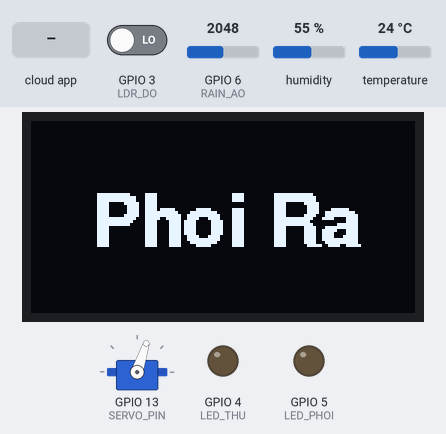
The program below on a simulated ESP32-S3. On the bench: 128×64 one-colour display, servo, output pins drawn as LEDs (lit = HIGH). Inputs (shaded band) come from the test bench; at power-on: GPIO 6 (RAIN_AO) = 2048, GPIO 3 (LDR_DO) LOW, humidity 55 %, temperature 24 °C. WiFi joins after 1.5 s; servers stay silent unless stated; the local clock reads 2024-03-15 10:24:30 at power-on unless the program sets it; the Firebase database answers and starts empty; not simulated (calls return 0 or success): secrets.h; what the program prints to the serial monitor is not drawn.

Above: at 4.2 s.
4.3 s: GPIO 6 (RAIN_AO) set to 1948
At 9.3 s:
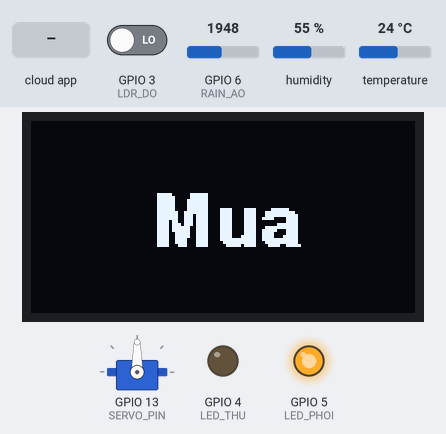
11.2 s: the phone or cloud app sets mode to manual
At 15.2 s:
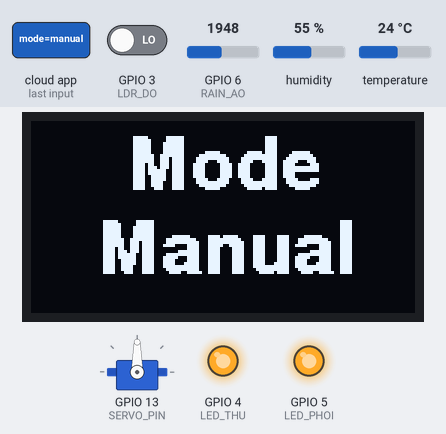
16.3 s: the phone or cloud app sets mode to auto
At 17.8 s:
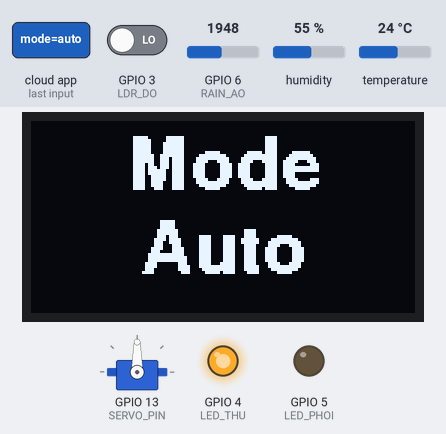
28.7 s: GPIO 6 (RAIN_AO) set to 2040
At 34.7 s:
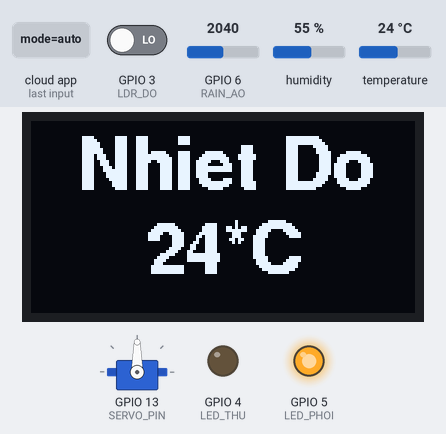
40.7 s: GPIO 3 (LDR_DO) driven HIGH
At 52.6 s:
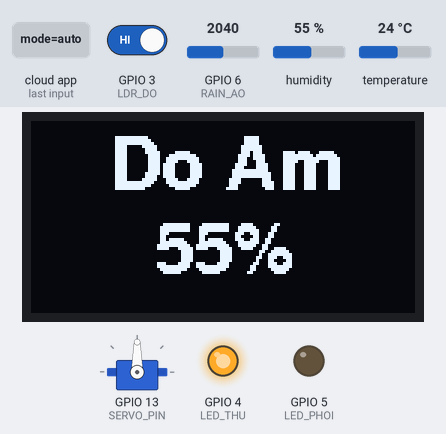
Timing chart, 0 to 54.1 s (numbered marks = the images above; inputs shaded):
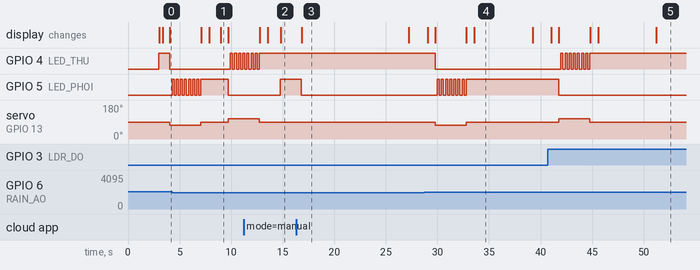

Measured:
- the behaviour switches between 2000 and 1999 on GPIO 6 (RAIN_AO) (found by bisection; images 0 and 1)
- after the input at 4.3 s, GPIO 4 (LED_THU): alternates HIGH for 0.20 s and LOW for 0.20 s, starting after 5.6 s; the display: first differs from a run without the input after 4.7 s (image 1)
- after the input at 11.2 s, GPIO 5 (LED_PHOI): LOW → HIGH after 3.6 s; the display: first differs from a run without the input after 3.6 s (image 2)
- after the input at 16.3 s, GPIO 5 (LED_PHOI): HIGH → LOW after 0.51 s; the display: changes after 0.54 s (image 3)
- after the input at 28.7 s, GPIO 4 (LED_THU): HIGH → LOW after 1.1 s; GPIO 5 (LED_PHOI): alternates HIGH for 0.20 s and LOW for 0.20 s, 15 changes in all, then stays HIGH, starting after 1.3 s; servo on GPIO 13 (SERVO_PIN): 90° → 72° after 1.1 s, → 90° 3.0 s later; the display: first changes after 0.36 s (image 4 shows a later state)
- after the input at 40.7 s, GPIO 4 (LED_THU): alternates HIGH for 0.20 s and LOW for 0.20 s, 15 changes in all, then stays HIGH, starting after 1.3 s; GPIO 5 (LED_PHOI): HIGH → LOW after 1.1 s; servo on GPIO 13 (SERVO_PIN): 90° → 108° after 1.1 s, → 90° 3.0 s later; the display: first changes after 0.35 s (image 5 shows a later state)
- what the display in image 1 shows lasts 0.7 s, from 9.0 s to 9.7 s

The program:

main.cpp
```cpp
#include <Arduino.h>
#include <Wire.h>
#include <Adafruit_GFX.h>
#include <Adafruit_SSD1306.h>
#include <Fonts/FreeSansBold12pt7b.h>
#include <ESP32Servo.h>
#include <DHT.h>
#include <time.h>

// ================= WIFI + FIREBASE =================
#include <WiFi.h>
#include <WiFiManager.h>
#include <Firebase_ESP_Client.h>

#include "addons/TokenHelper.h"
#include "addons/RTDBHelper.h"

// Firebase config (LẤY TỪ FIREBASE.JS) (Đã giấu)
#include "secrets.h"

// Firebase objects
FirebaseData fbdo;
FirebaseAuth auth;
FirebaseConfig config;

bool firebaseReady = false;

// =============== OLED =================
#define SCREEN_WIDTH 128
#define SCREEN_HEIGHT 64
#define OLED_RESET   -1

#define OLED_SDA 8
#define OLED_SCL 9

Adafruit_SSD1306 display(SCREEN_WIDTH, SCREEN_HEIGHT, &Wire, OLED_RESET);

// =============== SERVO =================
Servo mg996;

const int SERVO_PIN   = 13;
const int STOP_PWM    = 1500;
const int FORWARD_PWM = 1300;
const int REVERSE_PWM = 1700;
const int MOVE_TIME   = 3000;

bool isMovingServo = false;

// =============== SENSORS ===============
// LDR_DO: HIGH = Tối, LOW = Sáng
const int LDR_DO = 3;
const int RAIN_AO = 6;
int RAIN_THRESHOLD = 2000;

const int DHT_PIN = 2;
#define DHTTYPE DHT22
DHT dht(DHT_PIN, DHTTYPE);

unsigned long lastDhtRead = 0;
const unsigned long DHT_INTERVAL = 5000;

float lastTemp = NAN;
float lastHum  = NAN;

const int LED_THU  = 4; // đỏ
const int LED_PHOI = 5; // xanh

// ======== NTP TIME (UTC+7 cho Viet Nam) =========
const long gmtOffset_sec     = 7 * 3600;  // +7 giờ
const int  daylightOffset_sec = 0;        // không dùng DST

// =============== SYSTEM STATE ===============
bool isOut = false;

bool lastIsBright  = false;
bool lastIsRaining = false;

bool lastDebugBright = false;
bool lastDebugRain   = false;
bool lastDebugOut    = false;

enum MoveReason {
  REASON_BRIGHT,
  REASON_DARK,
  REASON_RAIN,
  REASON_RAIN_CLEARED,
  REASON_MANUAL_OUT,
  REASON_MANUAL_IN
};

// ----- MODE & COMMAND TỪ WEB -----
// systemMode: "auto" hoặc "manual"
String systemMode = "auto";
String lastWebCommand = "";
unsigned long lastCmdCheck = 0;
const unsigned long CMD_CHECK_INTERVAL = 1000; // ms

// Khi mới chuyển sang Auto -> show "Mode / Auto" 5s
unsigned long autoModeMsgUntil = 0;

// =============== OLED MODE ===============
enum DisplayMode {
  DISPLAY_STATUS,
  DISPLAY_TEMP,
  DISPLAY_HUM
};

DisplayMode displayMode = DISPLAY_STATUS;
unsigned long lastDisplayToggle = 0;
const unsigned long DISPLAY_INTERVAL = 10000;

// ================= OLED FUNCTIONS =================

void showCenteredBig(const char *text) {
  display.clearDisplay();
  display.setRotation(0);
  display.setFont(&FreeSansBold12pt7b);
  display.setTextColor(SSD1306_WHITE);

  int16_t x1, y1; uint16_t w, h;
  display.getTextBounds(text, 0, 0, &x1, &y1, &w, &h);

  int16_t x = (SCREEN_WIDTH - w) / 2;
  int16_t y = (SCREEN_HEIGHT + h) / 2;

  display.setCursor(x, y);
  display.println(text);
  display.display();
}

void showTwoLineBig(const char *line1, const char *line2) {
  display.clearDisplay();
  display.setRotation(0);
  display.setFont(&FreeSansBold12pt7b);
  display.setTextColor(SSD1306_WHITE);

  int16_t x1, y1; uint16_t w1, h1;
  display.getTextBounds(line1, 0, 0, &x1, &y1, &w1, &h1);
  int16_t xLine1 = (SCREEN_WIDTH - w1) / 2;
  int16_t yLine1 = 22;

  int16_t x2, y2; uint16_t w2, h2;
  display.getTextBounds(line2, 0, 0, &x2, &y2, &w2, &h2);
  int16_t xLine2 = (SCREEN_WIDTH - w2) / 2;
  int16_t yLine2 = 50;

  display.setCursor(xLine1, yLine1);
  display.println(line1);

  display.setCursor(xLine2, yLine2);
  display.println(line2);

  display.display();
}

// hiển thị "Mode / Auto" hoặc "Mode / Manual"
void showModeScreen(const char *modeText) {
  showTwoLineBig("Mode", modeText);
}

void showStatusStable() {
  if (isOut) showCenteredBig("Dang Phoi");
  else       showCenteredBig("Thu Xong");
}

void showTempBig() {
  if (isnan(lastTemp)) { showCenteredBig("DHT ERR"); return; }

  char value[16];
  snprintf(value, sizeof(value), "%.0f*C", lastTemp);

  showTwoLineBig("Nhiet Do", value);
}

void showHumBig() {
  if (isnan(lastHum)) { showCenteredBig("DHT ERR"); return; }

  char value[16];
  snprintf(value, sizeof(value), "%.0f%%", lastHum);

  showTwoLineBig("Do Am", value);
}

// ================= SERVO =================

// quay servo, có nháy LED nếu đang AUTO
void moveServoWithBlink(int pwm, int ledBlinkPin) {
  unsigned long start = millis();
  bool ledState = false;

  isMovingServo = true;

  // Nếu Manual: KHÔNG nháy LED, 2 LED luôn bật
  if (systemMode == "manual") {
    mg996.writeMicroseconds(pwm);
    delay(MOVE_TIME);
    mg996.writeMicroseconds(STOP_PWM);
    isMovingServo = false;

    digitalWrite(LED_THU, HIGH);
    digitalWrite(LED_PHOI, HIGH);
    return;
  }

  // AUTO: giữ logic cũ
  if (ledBlinkPin == LED_THU) digitalWrite(LED_PHOI, LOW);
  else digitalWrite(LED_THU, LOW);

  mg996.writeMicroseconds(pwm);

  while (millis() - start < MOVE_TIME) {
    digitalWrite(ledBlinkPin, ledState);
    ledState = !ledState;
    delay(200);
  }

  mg996.writeMicroseconds(STOP_PWM);
  isMovingServo = false;
}

void moveOut(MoveReason reason) {
  // Chỉ hiện chữ giải thích khi đang AUTO
  if (systemMode == "auto") {
    if (reason == REASON_RAIN_CLEARED) showCenteredBig("Tanh");
    else if (reason == REASON_BRIGHT) showCenteredBig("Sang");
    delay(700);

    showCenteredBig("Phoi Ra");
  }

  moveServoWithBlink(FORWARD_PWM, LED_PHOI);

  if (systemMode == "auto") {
    digitalWrite(LED_THU, LOW);
    digitalWrite(LED_PHOI, HIGH);
    showStatusStable();
    displayMode = DISPLAY_STATUS;
    lastDisplayToggle = millis();
  } else {
    // Manual: vẫn giữ màn Mode Manual
    digitalWrite(LED_THU, HIGH);
    digitalWrite(LED_PHOI, HIGH);
    showModeScreen("Manual");
  }
}

void moveIn(MoveReason reason) {
  if (systemMode == "auto") {
    if (reason == REASON_RAIN) showCenteredBig("Mua");
    else if (reason == REASON_DARK) showCenteredBig("Toi");
    delay(700);

    showCenteredBig("Thu Vao");
  }

  moveServoWithBlink(REVERSE_PWM, LED_THU);

  if (systemMode == "auto") {
    digitalWrite(LED_PHOI, LOW);
    digitalWrite(LED_THU, HIGH);
    showStatusStable();
    displayMode = DISPLAY_STATUS;
    lastDisplayToggle = millis();
  } else {
    digitalWrite(LED_THU, HIGH);
    digitalWrite(LED_PHOI, HIGH);
    showModeScreen("Manual");
  }
}

// ================== UPLOAD STATE + LOG HISTORY ==================

void uploadState(const String &reason) {
  if (!firebaseReady) return;

  // trạng thái hiện tại
  String st = isOut ? "out" : "in";

  // 1) Ghi vào /system/state
  Firebase.RTDB.setString(&fbdo, "/system/state", st);

  // 2) Ghi log vào /logs/{ts} với Unix time thực
  time_t now = time(nullptr);         // số giây từ 1/1/1970
  uint32_t ts = (uint32_t)now;

  // Nếu NTP chưa sync thì bỏ qua để đỡ log 1970
  if (ts < 1600000000) {              // ~ năm 2019
    Serial.println("Time chua sync, bo qua log");
    return;
  }

  String base = "/logs/" + String(ts); // ví dụ /logs/1732470100

  if (!Firebase.RTDB.setString(&fbdo, base + "/state", st)) {
    Serial.print("Log state err: ");
    Serial.println(fbdo.errorReason());
  }

  Firebase.RTDB.setString(&fbdo, base + "/mode",   systemMode);
  Firebase.RTDB.setInt(&fbdo,    base + "/ts",     ts);
  Firebase.RTDB.setString(&fbdo, base + "/reason", reason);
}

// ================== MODE CHANGE HANDLER ==================

void onModeChanged(const String &newMode) {
  Serial.print("MODE changed to: ");
  Serial.println(newMode);

  if (newMode == "manual") {
    // 2 LED luôn sáng
    digitalWrite(LED_THU, HIGH);
    digitalWrite(LED_PHOI, HIGH);

    // OLED chỉ hiện "Mode / Manual"
    showModeScreen("Manual");

    // Không xoay màn hình nữa
    autoModeMsgUntil = 0;
  } else { // auto
    // LED theo trạng thái OUT/IN
    if (isOut) {
      digitalWrite(LED_PHOI, HIGH);
      digitalWrite(LED_THU, LOW);
    } else {
      digitalWrite(LED_THU, HIGH);
      digitalWrite(LED_PHOI, LOW);
    }

    // OLED hiện "Mode / Auto" trong 5s
    showModeScreen("Auto");
    autoModeMsgUntil = millis() + 5000;

    // Sau đó sẽ quay lại xoay STATUS/TEMP/HUM như cũ
    displayMode = DISPLAY_STATUS;
    lastDisplayToggle = millis();
  }
}

// ================== SETUP ==================

void setup() {
  Serial.begin(115200);
  delay(1000);

  // ---------- WIFI MANAGER ----------
  WiFi.mode(WIFI_STA);
  WiFiManager wm;

  Serial.println("Dang kiem tra WiFi...");

  if (!wm.autoConnect("SmartDrying-Setup")) {
    Serial.println("Khong ket noi duoc WiFi. Reset...");
    delay(3000);
    ESP.restart();
  }

  Serial.print("WiFi connected: ");
  Serial.println(WiFi.localIP());

  // ---------- NTP TIME ----------
  Serial.println("Sync NTP time...");
  configTime(gmtOffset_sec, daylightOffset_sec, "pool.ntp.org", "time.nist.gov");

  struct tm timeinfo;
  if (!getLocalTime(&timeinfo)) {
    Serial.println("Failed to obtain time, log sẽ dùng 1970 :(");
  } else {
    Serial.print("Current time: ");
    Serial.println(&timeinfo, "%d/%m/%Y %H:%M:%S");
  }

  // ---------- FIREBASE ----------
  config.api_key = API_KEY;
  config.database_url = DATABASE_URL;

  config.token_status_callback = tokenStatusCallback;

  Firebase.begin(&config, &auth);
  Firebase.reconnectWiFi(true);

  // Sign in anonymously
  if (Firebase.signUp(&config, &auth, "", "")) {
    Serial.println("Firebase Anonymous Auth OK");
    firebaseReady = true;
  } else {
    Serial.printf("Firebase Auth Error: %s\n", config.signer.signupError.message.c_str());
    firebaseReady = false;
  }

  Serial.println("Firebase ready.");

  // ----- TEST GHI THỬ LÊN FIREBASE -----
  Serial.println("Test ghi Firebase: system/state = \"booted\"");

  if (Firebase.RTDB.setString(&fbdo, "/system/state", "booted")) {
    Serial.println("Ghi thu thanh cong!");
  } else {
    Serial.print("Ghi thu THAT BAI: ");
    Serial.println(fbdo.errorReason());
  }

  // khởi tạo mode/command trên DB
  Firebase.RTDB.setString(&fbdo, "/system/mode", systemMode);
  Firebase.RTDB.setString(&fbdo, "/system/command", "stop");

  // ---------- OLED ----------
  Wire.begin(OLED_SDA, OLED_SCL);
  display.begin(SSD1306_SWITCHCAPVCC, 0x3C);

  // ---------- SERVO ----------
  mg996.setPeriodHertz(50);
  mg996.attach(SERVO_PIN, 500, 2500);
  mg996.writeMicroseconds(STOP_PWM);

  // ---------- IO ----------
  pinMode(LDR_DO, INPUT);
  pinMode(RAIN_AO, INPUT);
  pinMode(LED_THU, OUTPUT);
  pinMode(LED_PHOI, OUTPUT);

  dht.begin();

  // Auto mặc định ban đầu: bật LED theo trạng thái
  if (isOut) {
    digitalWrite(LED_PHOI, HIGH);
    digitalWrite(LED_THU, LOW);
  } else {
    digitalWrite(LED_THU, HIGH);
    digitalWrite(LED_PHOI, LOW);
  }

  showStatusStable();
  lastDisplayToggle = millis();

  Serial.println("He thong gian phoi start.");
}

// ================== LOOP ==================

void loop() {

  unsigned long now = millis();

  // ----- ĐỌC CẢM BIẾN ÁNH SÁNG / MƯA -----
  bool isDark   = (digitalRead(LDR_DO) == HIGH);
  bool isBright = !isDark;
  int  rainVal   = analogRead(RAIN_AO);
  bool isRaining = (rainVal < RAIN_THRESHOLD);

  // ===== ĐỌC MODE + COMMAND TỪ WEB (1s/lần) =====
  if (firebaseReady && Firebase.ready() &&
      (millis() - lastCmdCheck > CMD_CHECK_INTERVAL)) {

    lastCmdCheck = millis();

    // 1) Đọc mode: /system/mode
    if (Firebase.RTDB.getString(&fbdo, "/system/mode")) {
      String m = fbdo.stringData();
      if (m == "auto" || m == "manual") {
        if (m != systemMode) {
          systemMode = m;
          onModeChanged(systemMode);
        }
      }
    }

    // 2) Đọc command: /system/command
    if (Firebase.RTDB.getString(&fbdo, "/system/command")) {
      String cmd = fbdo.stringData();

      if (cmd != lastWebCommand) {
        lastWebCommand = cmd;
        Serial.print("[WEB CMD] ");
        Serial.println(cmd);

        if (systemMode == "manual") {
          // CHỈ xử lý lệnh tay khi đang MANUAL
          if (cmd == "out" && !isOut) {
            Serial.println("-> Manual: PHOI RA");
            moveOut(REASON_MANUAL_OUT);
            isOut = true;
            uploadState("manual_out");
          } else if (cmd == "in" && isOut) {
            Serial.println("-> Manual: THU VAO");
            moveIn(REASON_MANUAL_IN);
            isOut = false;
            uploadState("manual_in");
          } else if (cmd == "stop") {
            Serial.println("-> Manual: DUNG");
            mg996.writeMicroseconds(STOP_PWM);
            isMovingServo = false;
            showModeScreen("Manual");
            // Nếu muốn log stop:
            // uploadState("manual_stop");
          }
        } else {
          // ĐANG AUTO -> bỏ qua lệnh tay
          Serial.println("-> Dang AUTO, bo qua command");
        }
      }
    }
  }

  // ===== LOGIC TỰ ĐỘNG CHỈ KHI MODE = AUTO =====
  if (systemMode == "auto") {
    bool shouldOut = (isBright && !isRaining);

    if (shouldOut && !isOut) {
      MoveReason reason = (lastIsRaining && !isRaining
                           ? REASON_RAIN_CLEARED
                           : REASON_BRIGHT);
      moveOut(reason);
      isOut = true;

      String reasonStr = (reason == REASON_RAIN_CLEARED)
                         ? "auto_rain_cleared"
                         : "auto_bright";
      uploadState(reasonStr);
    }
    else if (!shouldOut && isOut) {
      MoveReason reason = (!lastIsRaining && isRaining
                           ? REASON_RAIN
                           : REASON_DARK);
      moveIn(reason);
      isOut = false;

      String reasonStr = (reason == REASON_RAIN)
                         ? "auto_rain"
                         : "auto_dark";
      uploadState(reasonStr);
    }
  }

  // lưu lại trạng thái mưa / sáng để biết “vừa thay đổi”
  lastIsBright  = isBright;
  lastIsRaining = isRaining;

  // ===== ĐỌC DHT =====
  if (now - lastDhtRead >= DHT_INTERVAL) {
    lastDhtRead = now;

    float h = dht.readHumidity();
    float t = dht.readTemperature();

    if (!isnan(h) && !isnan(t)) {
      lastHum = h;
      lastTemp = t;
      // Sensor data is uploaded in the periodic Firebase push section below (FB_INTERVAL)
    }
  }

  // ===== XOAY MÀN HÌNH OLED =====
  if (systemMode == "manual") {
    // Manual: luôn giữ "Mode / Manual", không xoay gì hết
    // (đã vẽ sẵn khi vào chế độ, nên ở đây không cần làm gì)
  } else {
    // AUTO: nếu vừa chuyển sang Auto thì giữ "Mode / Auto" 5s
    if (autoModeMsgUntil != 0 && now < autoModeMsgUntil) {
      // giữ nguyên màn Mode Auto
    } else {
      // quay lại xoay STATUS / TEMP / HUM như cũ
      if (!isMovingServo &&
          now - lastDisplayToggle >= DISPLAY_INTERVAL) {

        lastDisplayToggle = now;

        if (displayMode == DISPLAY_STATUS) displayMode = DISPLAY_TEMP;
        else if (displayMode == DISPLAY_TEMP) displayMode = DISPLAY_HUM;
        else displayMode = DISPLAY_STATUS;

        if (displayMode == DISPLAY_STATUS) showStatusStable();
        else if (displayMode == DISPLAY_TEMP) showTempBig();
        else showHumBig();
      }
    }
  }

  // ===== ĐẨY DỮ LIỆU LÊN FIREBASE ĐỊNH KỲ =====
  static unsigned long lastFbPush = 0;
  const unsigned long FB_INTERVAL = 2000; // 2 giây / lần

  if (Firebase.ready() && millis() - lastFbPush > FB_INTERVAL) {
    lastFbPush = millis();

    // Gửi sensor
    if (!isnan(lastTemp)) {
      Firebase.RTDB.setFloat(&fbdo, "/system/sensor/temperature", lastTemp);
    }
    if (!isnan(lastHum)) {
      Firebase.RTDB.setFloat(&fbdo, "/system/sensor/humidity", lastHum);
    }

    Firebase.RTDB.setInt(&fbdo, "/system/sensor/light",  isBright   ? 1 : 0);
    Firebase.RTDB.setInt(&fbdo, "/system/sensor/rain",   isRaining  ? 1 : 0);

    // Gửi trạng thái + mode
    Firebase.RTDB.setString(&fbdo, "/system/state", isOut ? "out" : "in");
    Firebase.RTDB.setString(&fbdo, "/system/mode", systemMode);

    // log lỗi nếu có
    if (fbdo.httpCode() != 200 && fbdo.httpCode() != 204) {
      Serial.print("Firebase error: ");
      Serial.println(fbdo.errorReason());
    }
  }

  delay(200);
}
```
